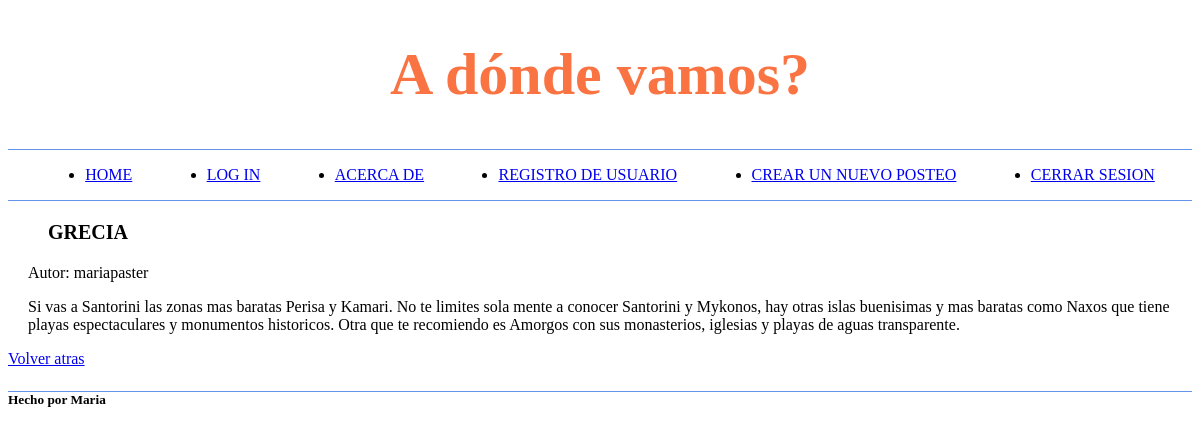
Page /post/1 (signed in) on the committed database.
### tables this page shows
CREATE TABLE posts(
    id INTEGER PRIMARY KEY AUTOINCREMENT,
    autor TEXT NOT NULL,
    titulo TEXT NOT NULL,
    comentario TEXT NOT NULL
);

### mine.py (the view)
@app.route('/post/<id>')
def post_id(id):
    conn, cursor = get_db_connection()
    cursor.execute("SELECT * FROM posts WHERE posts.id == ?" , id)
    post = cursor.fetchone()
    conn.close()
    return render_template("post.html" , nombre = "Maria" , post=post)

### mine.py (called while the page is built)
def get_db_connection():
    conn = sqlite3.connect('proyecto_python.db')
    cursor = conn.cursor()
    return conn, cursor

### templates/post.html (shortened to what this page needs)
{% extends "herencia.html" %}
{% block head %}
    <link rel="stylesheet" type="text/css" href="{{ url_for('static', filename='css/style.css')}}">
{% endblock %}
{% block main%}
    <main>
        <div>
            <h3>{{ post[2] }}</h3>
        </div>
        <div class="text">
            <p>Autor: {{ post[1] }}</p>
            <p>{{post[3]}}</p>
        </div>
        <a href="/">Volver atras</a>
    </main>
{% endblock%}

### static/css/style.css (style rules this page uses)
.text { margin-left: 20px; margin-right: 20px; }
h3 { font-size: 20px; margin-left: 40px; }

### rows in the picture
posts: titulo "GRECIA", autor "mariapaster", comentario "Si vas a Santorini las zonas mas baratas Perisa y Kamari. No te limites sola mente a conocer Santorini y Mykonos, hay otras islas buenisimas y mas baratas como Naxos que tiene playas espectaculares y monumentos historicos. Otra que te recomiendo es Amorgos con sus monasterios, iglesias y playas de aguas transparente."

### other values in the picture
{{ nombre }} "Maria"
